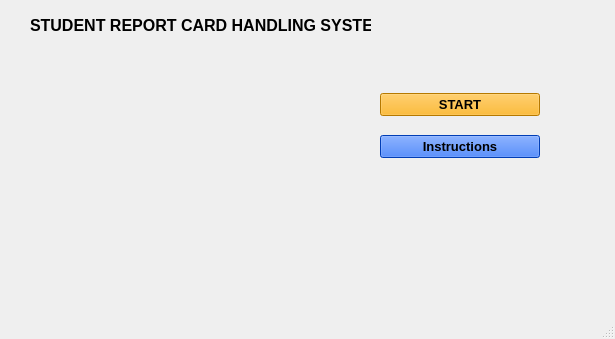
<?xml version="1.0" encoding="UTF-8"?>
<ui version="4.0">
 <class>MainWindow</class>
 <widget class="QMainWindow" name="MainWindow">
  <property name="geometry">
   <rect>
    <x>0</x>
    <y>0</y>
    <width>615</width>
    <height>339</height>
   </rect>
  </property>
  <property name="windowTitle">
   <string>startwindow</string>
  </property>
  <property name="styleSheet">
   <string notr="true"/>
  </property>
  <widget class="QWidget" name="centralwidget">
   <widget class="QWidget" name="verticalLayoutWidget">
    <property name="geometry">
     <rect>
      <x>380</x>
      <y>80</y>
      <width>160</width>
      <height>91</height>
     </rect>
    </property>
    <layout class="QVBoxLayout" name="verticalLayout">
     <item>
      <widget class="QPushButton" name="pushButton">
       <property name="font">
        <font>
         <pointsize>10</pointsize>
         <bold>true</bold>
        </font>
       </property>
       <property name="styleSheet">
        <string notr="true">background-color: rgb(255, 170, 0);
</string>
       </property>
       <property name="text">
        <string>START</string>
       </property>
      </widget>
     </item>
     <item>
      <widget class="QPushButton" name="pushButton_instruc">
       <property name="font">
        <font>
         <pointsize>10</pointsize>
         <bold>true</bold>
        </font>
       </property>
       <property name="styleSheet">
        <string notr="true">background-color: rgb(0, 85, 255);</string>
       </property>
       <property name="text">
        <string>Instructions</string>
       </property>
      </widget>
     </item>
    </layout>
   </widget>
   <widget class="QLabel" name="label">
    <property name="geometry">
     <rect>
      <x>30</x>
      <y>10</y>
      <width>341</width>
      <height>31</height>
     </rect>
    </property>
    <property name="font">
     <font>
      <pointsize>12</pointsize>
      <bold>true</bold>
     </font>
    </property>
    <property name="text">
     <string>STUDENT REPORT CARD HANDLING SYSTEM</string>
    </property>
   </widget>
  </widget>
  <widget class="QMenuBar" name="menubar">
   <property name="geometry">
    <rect>
     <x>0</x>
     <y>0</y>
     <width>615</width>
     <height>22</height>
    </rect>
   </property>
  </widget>
  <widget class="QStatusBar" name="statusbar"/>
 </widget>
 <resources/>
 <connections/>
</ui>
